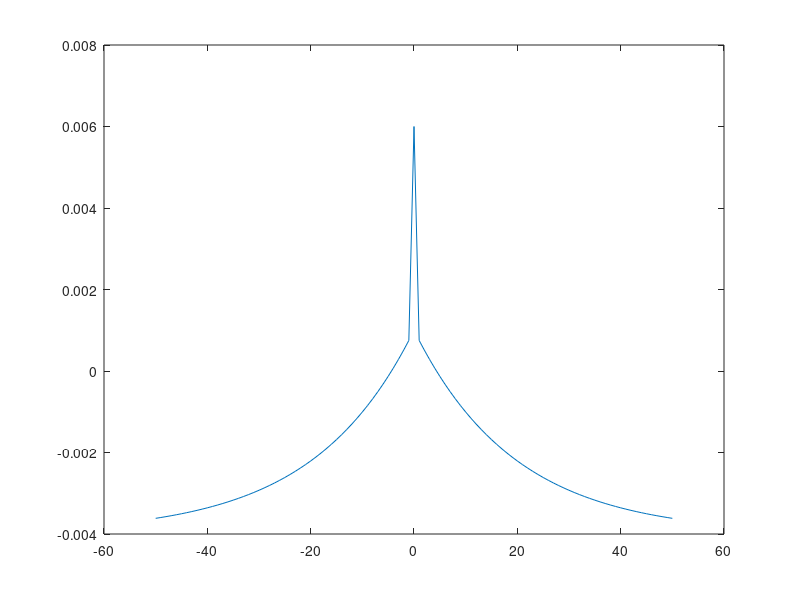

Reproduce this figure in MATLAB.

fs = 1000;
tao_neg_in = 0.02;
tao_pos_in = 0.02;
g_max_in = 0.015;
A_neg_in = 0.005;
A_pos_in = 0.005;

time_vec = -50:50;
delta_g = [];

for dtime=time_vec
	if dtime<0
		sig_in = [1 zeros(1,abs(dtime))];
		Po_ex = [zeros(1,abs(dtime)) 1];
	else
		Po_ex = [1 zeros(1,abs(dtime))];
		sig_in = [zeros(1,abs(dtime)) 1];
	end

	g_a_in = 0.5*g_max_in;
	M_in = 0;
	p_a_in = 0;
	for i=1:(abs(dtime)+1)
		M_in = M_in + (-M_in)/tao_neg_in*1.0/fs;
		p_a_in = p_a_in+(-p_a_in)/tao_pos_in*1.0/fs;

		M_in = M_in + Po_ex(i)*A_neg_in;
		g_a_in = g_a_in + sig_in(i)*(M_in-0.4*A_neg_in)*g_max_in;
		p_a_in = p_a_in + A_pos_in*sig_in(i);

		g_a_in = g_a_in + (p_a_in-0.4*A_pos_in)*g_max_in*Po_ex(i);

		g_a_in = max(g_a_in,0);
		g_a_in = min(g_a_in,g_max_in);
	end

	delta_g(end+1) = g_a_in/g_max_in-0.5;
end

plot(time_vec, delta_g);
